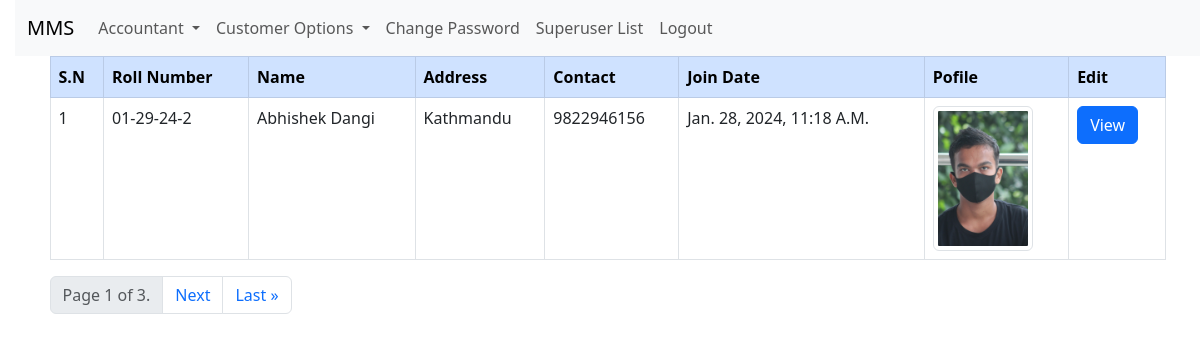
The page /main/all_customer/ (signed in) on the database its author committed.
### app/models.py (models this page shows, shortened)
class Customer(models.Model):
    member = models.ForeignKey(User, on_delete=models.CASCADE)
    images = models.ImageField(upload_to="Customer/%Y/%m/%d", blank=False)
    street_address = models.CharField(max_length=255, blank=True, null=True)
    street_address2 = models.CharField(max_length=255, blank=True, null=True)
    city = models.CharField(max_length=100, blank=True, null=True)
    state_province = models.CharField(max_length=100, blank=True, null=True)
    date_of_signature = models.DateTimeField(default=timezone.now)
    contact = models.CharField(max_length=10)
    emergency_contact = models.CharField(max_length=10, blank=True, null=True)
    emergency_contact2 = models.CharField(max_length=10, blank=True, null=True)
    rollnumber = models.CharField(max_length=20, unique=True, editable=False)

### admin_app/views.py (the view)
# urls.py: path("all_customer/", AllCustomerListView.as_view(), name="all_customer"),
class AllCustomerListView(ListView):
    model = Customer
    template_name = "main/all_customer.html"
    context_object_name = "customer"
    paginate_by = 1  # Set the number of items to display per page
    def get_queryset(self):
        queryset = Customer.objects.all()
        for i, obj in enumerate(queryset, start=1):
            obj.serial_number = i
        return queryset
    def dispatch(self, request, *args, **kwargs):
        if not self.request.user.is_superuser:
            return redirect("main")
        return super().dispatch(request, *args, **kwargs)

### template/main/all_customer.html (shortened to what this page needs)
{% extends "main/base.html" %}
{% load static %}
{% block content %}
{% if user.is_superuser %}
<div class="table-responsive text-capitalize">
     <table class="table  table-hover table-bordered">
          <thead class="table-primary">
               <tr>
                    <th>S.N</th>
                    <th>Roll Number</th>
                    <th>Name</th>
                    <th>Address</th>
                    <th>Contact</th>
                    <th>Join Date</th>
                    <th>Pofile</th>
                    <th>Edit</th>
               </tr>
          </thead>
          <tbody>
               {% for obj in customer %}
          <tbody>
               <tr>
                    <td>{{ obj.serial_number }}</td>
                    <td>{{ obj.rollnumber }}</td>
                    <td>{{obj.member.first_name}} {{obj.member.last_name}}</td>
                    <td>{{obj.street_address}}</td>
                    <td>{{obj.contact}}</td>
                    <td>{{obj.date_of_signature}}</td>
                    <td>
                         <div class="img-container">
                              <img src="{{obj.images.url}}" alt="{{ obj.category}}" class="img-thumbnail"
                                   style="max-width: 100px;">
                         </div>
                    </td>
                    <td> <a href="{% url 'admin_customer_view_detail' obj.pk %}" class="btn btn-primary">View</a>
                    </td>
               </tr>
          </tbody>
          {% endfor %}
          </tbody>
     </table>
</div>
{% include 'pagination.html' %}
{% else %}
{% include 'main/login.html' %}
{% endif %}
{% endblock content %}

### static/css/blog.css (style rules this page uses)
body { padding-left: 15px; }

### rows shown on the page
Customer: serial_number "1", rollnumber "01-29-24-2", member.first_name "Abhishek", member.last_name "Dangi", street_address "Kathmandu", contact "9822946156", date_of_signature "Jan. 28, 2024, 11:18 A.m.", images (picture)

### other values the page prints
{{ page_obj.number }} "1"
{{ page_obj.paginator.num_pages }} "3"
